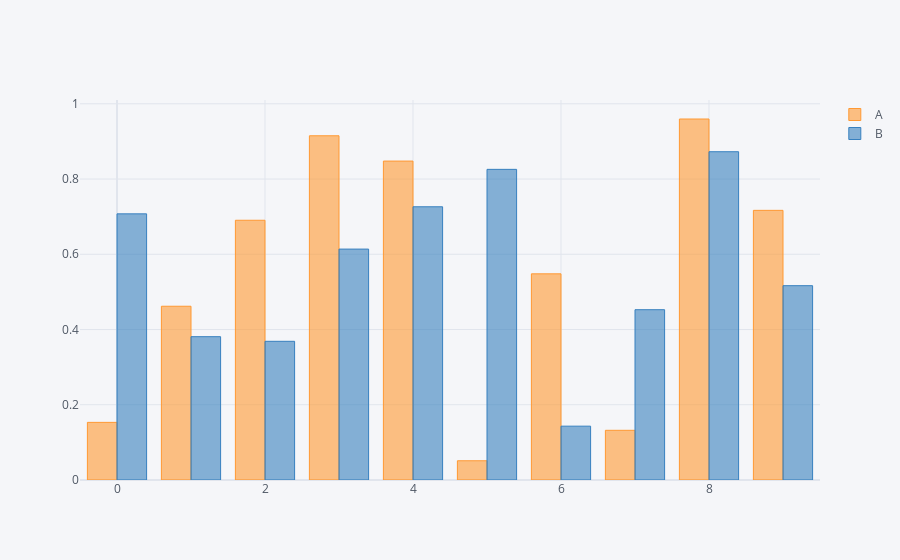

Source (notebook cell):
### Code cell
import chart_studio.plotly as py

import cufflinks as cf 
import pandas as pd
cf.go_offline(connected = True)

import numpy as np

df = pd.DataFrame(np.random.rand(10, 2), columns = ['A', 'B'])

print(df.iplot(kind = 'bar'))

### Figure 1 — Plotly figure (JSON) as saved in the notebook; plotly's stock layout.template omitted (floating-point values rounded to 4 significant figures)
{"data": [{"marker": {"color": "rgba(255, 153, 51, 0.6)", "line": {"color": "rgba(255, 153, 51, 1.0)", "width": 1}}, "name": "A", "orientation": "v", "text": "", "type": "bar", "x": [0, 1, 2, 3, 4, 5, 6, 7, 8, 9], "y": [0.1532, 0.4619, 0.6905, 0.915, 0.8478, 0.05114, 0.548, 0.1321, 0.9596, 0.7168]}, {"marker": {"color": "rgba(55, 128, 191, 0.6)", "line": {"color": "rgba(55, 128, 191, 1.0)", "width": 1}}, "name": "B", "orientation": "v", "text": "", "type": "bar", "x": [0, 1, 2, 3, 4, 5, 6, 7, 8, 9], "y": [0.7075, 0.381, 0.3687, 0.6138, 0.7263, 0.8258, 0.1431, 0.4527, 0.8726, 0.5165]}], "layout": {"legend": {"bgcolor": "#F5F6F9", "font": {"color": "#4D5663"}}, "paper_bgcolor": "#F5F6F9", "plot_bgcolor": "#F5F6F9", "title": {"font": {"color": "#4D5663"}}, "xaxis": {"gridcolor": "#E1E5ED", "showgrid": true, "tickfont": {"color": "#4D5663"}, "title": {"font": {"color": "#4D5663"}, "text": ""}, "zerolinecolor": "#E1E5ED"}, "yaxis": {"gridcolor": "#E1E5ED", "showgrid": true, "tickfont": {"color": "#4D5663"}, "title": {"font": {"color": "#4D5663"}, "text": ""}, "zerolinecolor": "#E1E5ED"}}}
